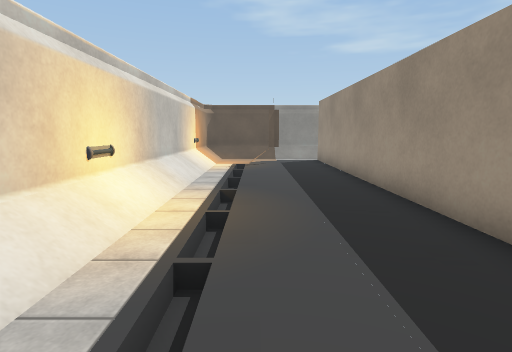
view 1 (above)

24 first-person views from a walk through a Unity game level. The camera is 1.3 m above the floor, tilts 8° down and sees 80° across. The floor is counted in squares, 1 m on a side. Each view is taken from the middle of a square. On the plan, view 1 faces up. The plan holds only what a view shows up to about 14 squares ahead; the rest is blank. The player is left out. Some surface patterns are stand-ins.

view 2
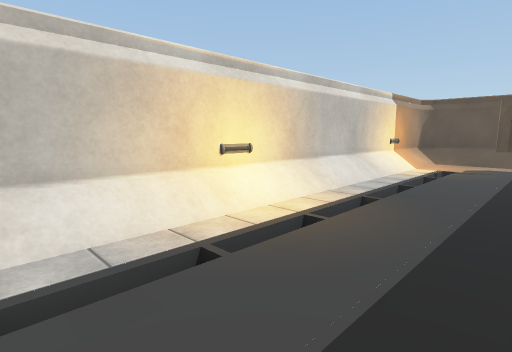

view 3
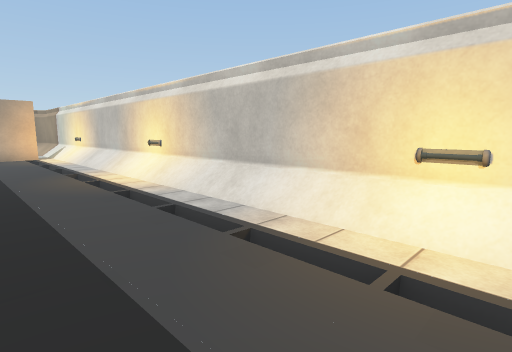

view 4
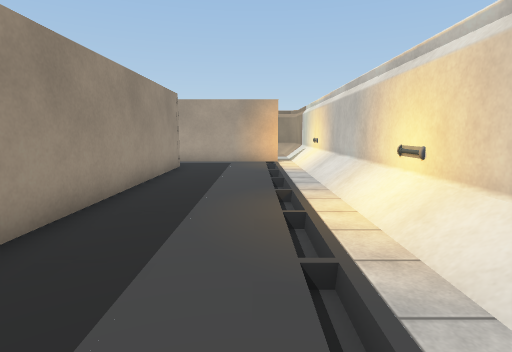

view 5
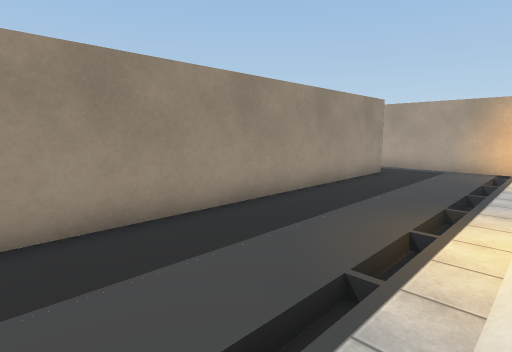

view 6
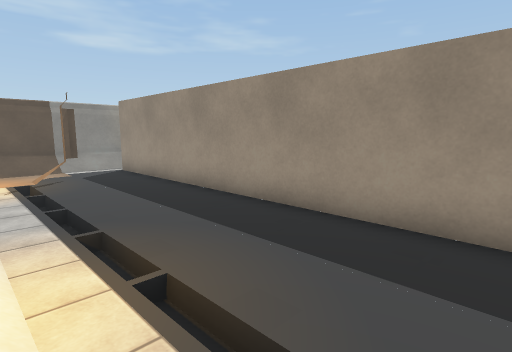

view 7
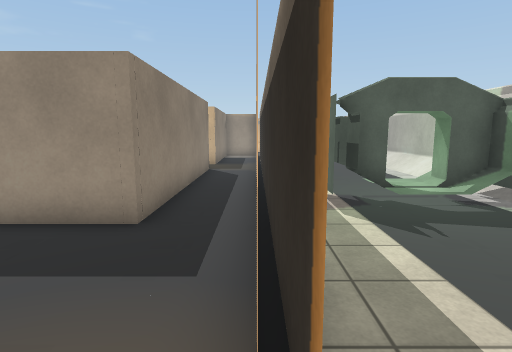

view 8
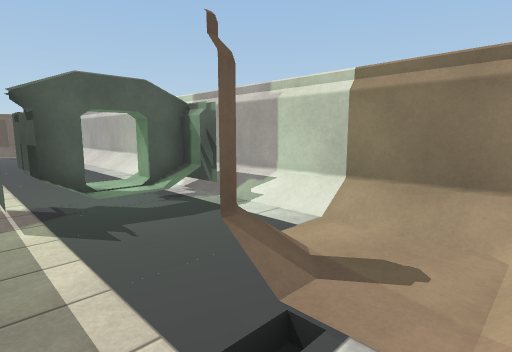

view 9
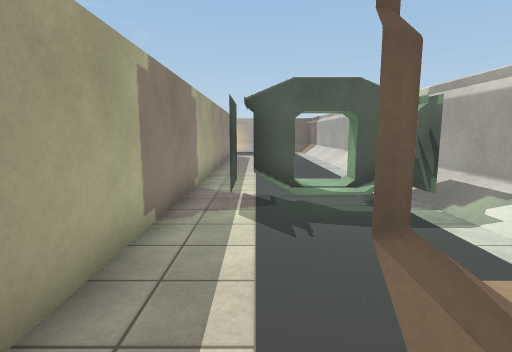

view 10
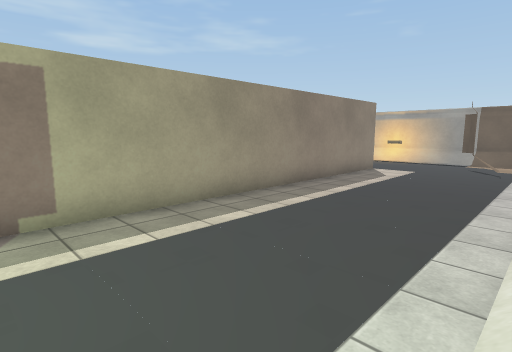

view 11
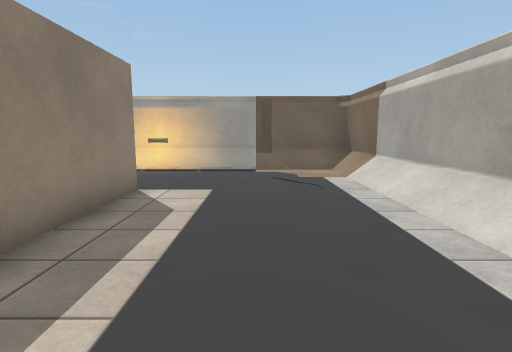

view 12
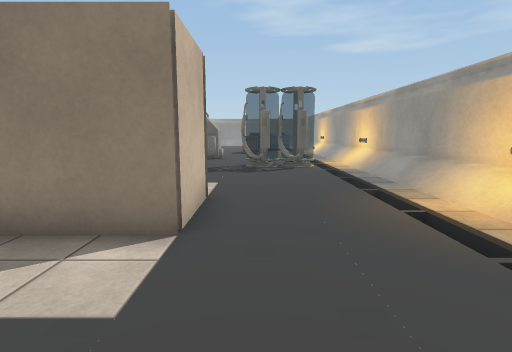

view 13
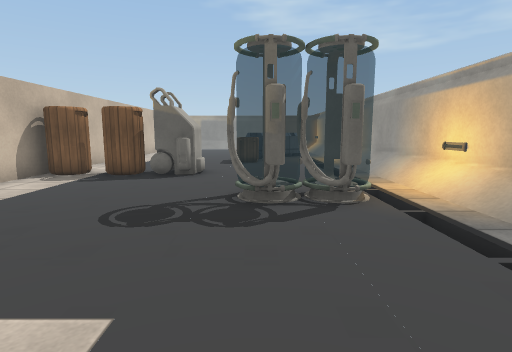

view 14
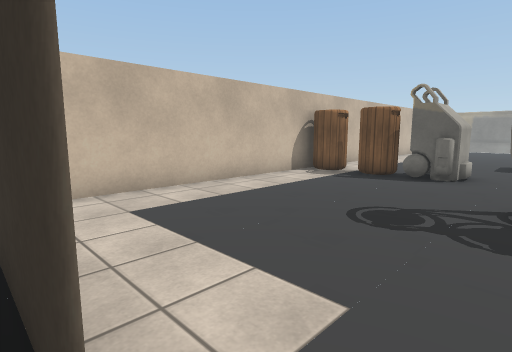

view 15
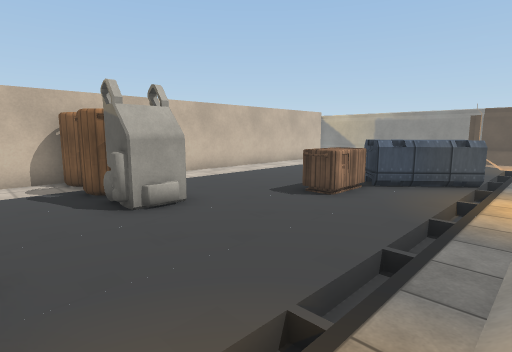

view 16
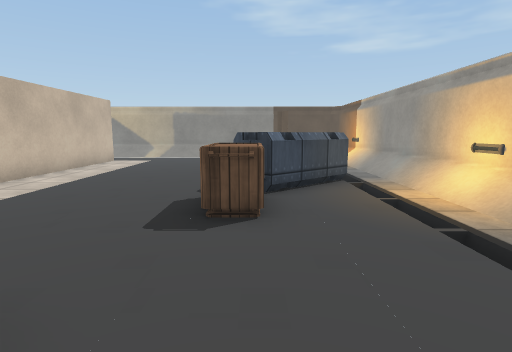

view 17
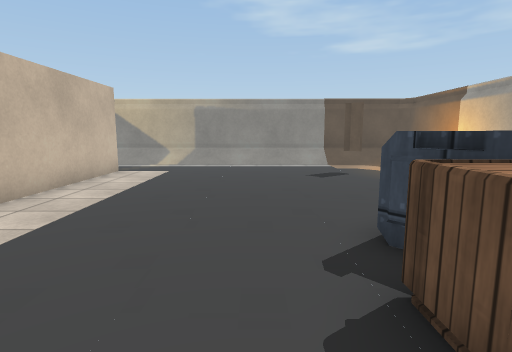

view 18
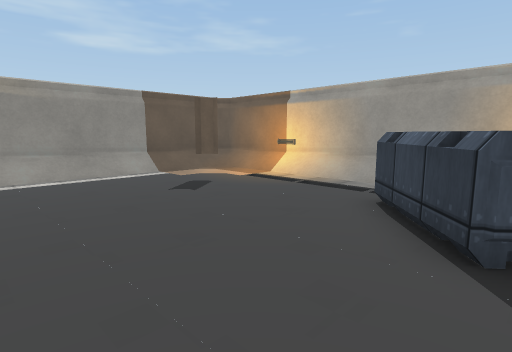

view 19
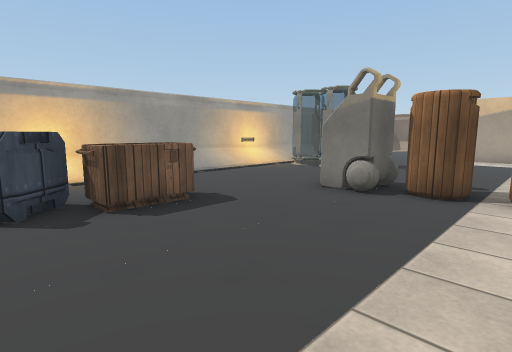

view 20
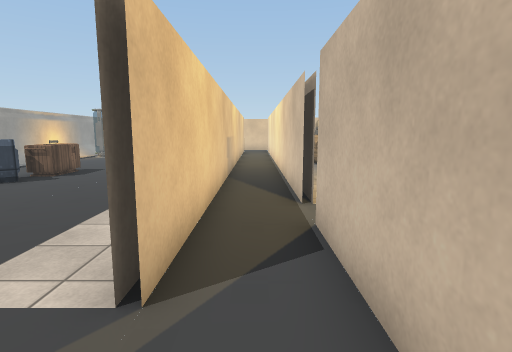

view 21
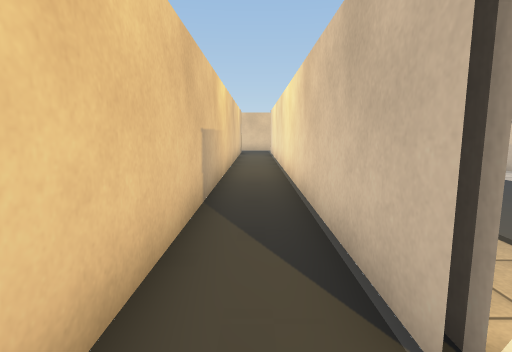

view 22
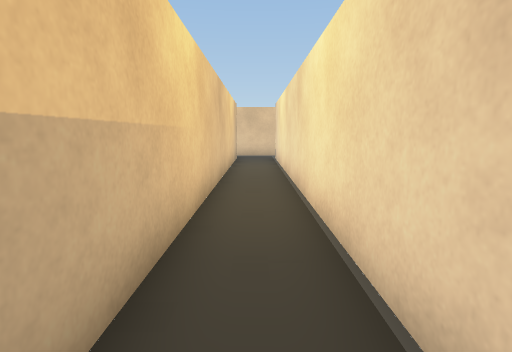

view 23
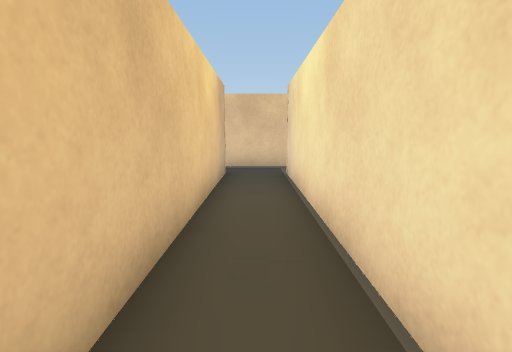

view 24
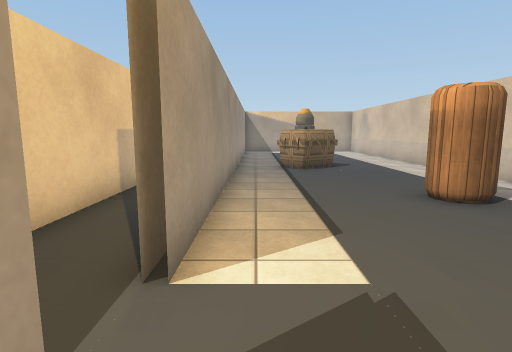

### Floor plan
Key: @ floor where view 1 was taken; # wall or solid block; . floor; / step, stairs or slope; = window, fence, low wall or low ledge; B barrel; C container; A box; O other object.
Columns run from 3 left of view 1 to 25 right of it. Each row starts with its distance up from view 1.
 17 ########       ##############
 16 #//////        /////////////#
 15 #/..../       #............/#
 14 #/./=.#       #.........//./#
 13 O////.#       #.#........=//O
 12 #//...#      .#.#.........//#
 11 #//...#       ..#.........//#
 10 #//...#    .....#.........//#
  9 #//...#   ....#.#.........//#
  8 #//...#  .....#.#.......CC//#
  7 #//...# ......#.#......CCC//#
  6 #//...# BB....#.#......CC.//#
  5 O//...#.......#.#.....OO..//O
  4 #//...#.......#.#.....OO..//#
  3 #//...#.......#.#.........//#
  2 #//...#.......#.#.........//#
  1 #//...#....A..#.#...OO....//#
  0 #//@..#...AAA.#.#BBBOO....//#
 -1 #//...#...  ..#.#B.BOO....//#
 -2 #//...#...  ..#.#.........//#
 -3 O//...#       #.#......O.O//O
 -4 #//...#       #.#......OOO//#
 -5 #//...#       #.#.........//#
 -6 #//...#       #.#.........//#
 -7 #//...#       #.#.........//#
 -8 #//...#       #.#.........//#
 -9 #//...#       #.#.........//#
-10 #//...#########.#  ####...//#
-11 O//..............     #...//O
-12 #/#####################...//#
-13  / .......................//#
-14  / ....OOO................//#
-15  ///#..OO...............#///#
-16  /.//..OO...............//./#
-17  /.....OOO................./#
-18  ///////// ////// //////////#
-19  #########  #####  ##########

Where each view was taken, in squares from view 1:
view 1: 0 up, 0 right, facing up
view 2: 1 up, 2 right, facing up-left
view 3: 6 up, 2 right, facing down-left
view 4: 2 up, 0 right, facing down
view 5: 2 up, 2 left, facing down-right
view 6: 2 up, 2 left, facing up-right
view 7: 12 down, 2 left, facing right
view 8: 13 down, 2 left, facing down-right
view 9: 14 down, 2 left, facing right
view 10: 18 down, 6 right, facing up-right
view 11: 15 down, 12 right, facing right
view 12: 16 down, 20 right, facing up
view 13: 10 down, 20 right, facing up
view 14: 10 down, 20 right, facing up-left
view 15: 3 down, 24 right, facing up-left
view 16: 1 down, 20 right, facing up
view 17: 3 up, 18 right, facing up
view 18: 6 up, 16 right, facing up-right
view 19: 7 up, 14 right, facing down-right
view 20: 16 up, 12 right, facing down
view 21: 11 up, 12 right, facing down
view 22: 6 up, 12 right, facing down
view 23: 0 up, 12 right, facing down
view 24: 12 up, 10 right, facing down
